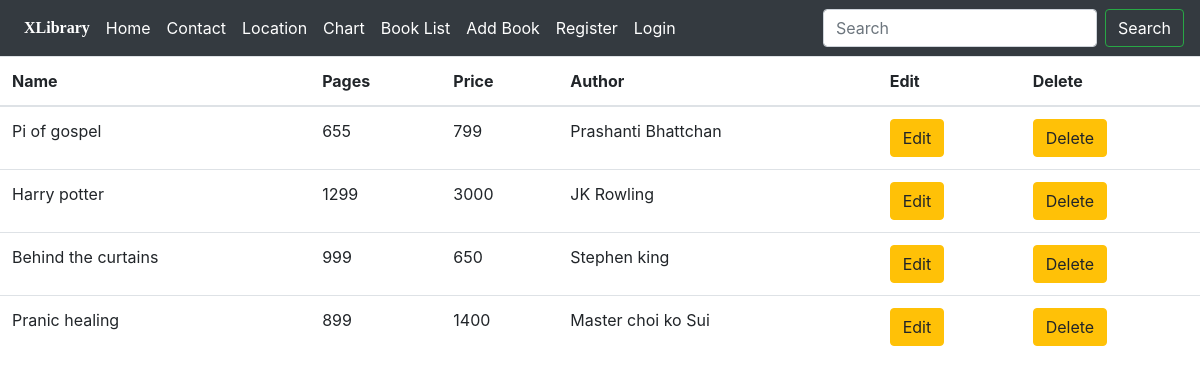
/list-book/, run on the app's committed database.
### home/models.py (models this page shows, shortened)
class Books(models.Model):
    name= models.CharField(max_length=200)
    pages= models.IntegerField()
    price= models.IntegerField()
    author= models.ForeignKey(Author, on_delete=models.CASCADE)

class Author(models.Model):
    name= models.CharField(max_length=100)
    age = models.IntegerField()
    def __str__(self):
        return self.name

### home/views.py (the view)
# urls.py: path('list-book/',views.list_book, name='list_book'),
def list_book(request):
    books =Books.objects.all()
    return render(request, 'list_book.html', context={'books':books})

### home/templates/list_book.html
{% include 'nav.html' %}
{% block content %}
<table class="table">
    <thead>
        <tr>
            <th>Name</th>
            <th>Pages</th>
            <th>Price</th>
            <th>Author</th>
            <th>Edit</th>
            <th>Delete</th>
        </tr>
    </thead>
    <tbody>
        {% for b in books %}
        <tr>
            <td>{{b.name}}</td>
            <td>{{b.pages}}</td>
            <td>{{b.price}}</td>
            <td>{{b.author}}</td>
            <td>
                <a href="{% url 'edit-books' b.id %}">
                    <button class="btn btn-warning">Edit</button>
                </a>
            </td>
            <td>
                <a href="{% url 'delete-books' b.id %}">
                    <button class="btn btn-warning">Delete</button>
                </a>
            </td>
        </tr>
        {% endfor %}
    </tbody>
</table>
{% endblock %}

### home/templates/nav.html (shortened to what this page needs)
<!DOCTYPE html>
<html lang="en">
<head>
    <link rel="stylesheet" href="https://cdn.jsdelivr.net/npm/bootstrap@4.6.2/dist/css/bootstrap.min.css"
>
</head>
<body>
    <nav class="navbar navbar-expand-lg navbar-dark bg-dark">
        <div class="collapse navbar-collapse" id="navbarSupportedContent">
          <ul class="navbar-nav mr-auto">
            <li class="nav-link active" style="font-family: verdana,sans serif;font-weight:bold;">XLibrary</li>
            <li class="nav-item active">
              <a class="nav-link" href="{% url 'home' %}">Home</a>
            </li>
            <li class="nav-item active">
                <a href="{% url 'contact' %}" class="nav-link">Contact</a>
            </li>
            <li class="nav-item active">
              <a class="nav-link" href="{% url 'location' %}">Location</a>
            </li>
            <li class="nav-item active">
              <a href="{% url 'chart' %}" class="nav-link">Chart</a>
            </li>
            <li class="nav-item active">
              <a href="{% url 'list_book' %}" class="nav-link">Book List</a>
            </li>
            <li class="nav-item active">
              <a href="{% url 'add_book' %}" class="nav-link">Add Book</a>
            </li>
            {% if not user.is_authenticated %}
            <li class="nav-item active">
              <a href="{% url 'register' %}" class="nav-link">Register</a>
            </li>
            <li class="nav-item active">
              <a href="{% url 'login' %}" class="nav-link">Login</a>
            </li>
            {% endif %}
          </ul>
          <form class="form-inline my-2 my-lg-0">
            <input class="form-control mr-sm-2" type="search" placeholder="Search" aria-label="Search">
            <button class="btn btn-outline-success my-2 my-sm-0" type="submit" style="color: white;">Search</button>
          </form>
        </div>
      </nav>
</body>
</html>

### data on the page
Books: name "Pi of gospel", pages "655", price "799", author "Prashanti Bhattchan"
Books: name "Harry potter", pages "1299", price "3000", author "JK Rowling"
Books: name "Behind the curtains", pages "999", price "650", author "Stephen king"
Books: name "Pranic healing", pages "899", price "1400", author "Master choi ko Sui"
